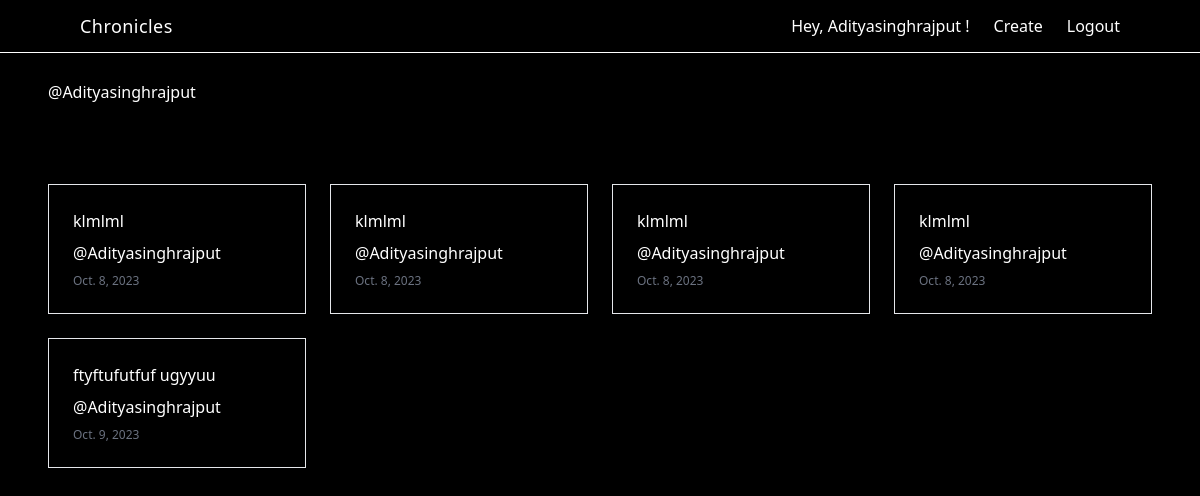
/viewUser/2, run on an earlier commit of the app's database.
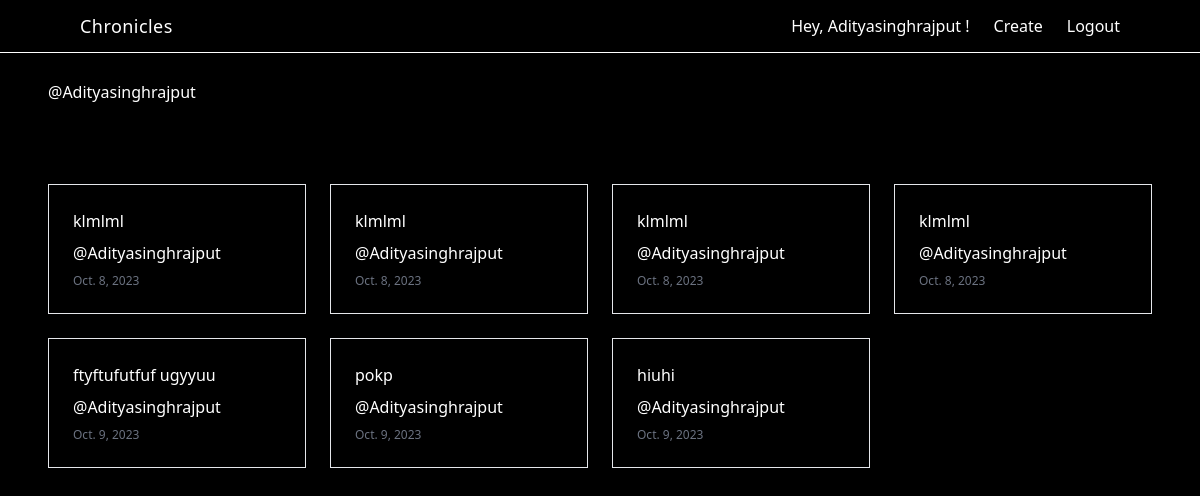
And on a later commit of the database.
### app/models.py (models this page shows, shortened)
class Notes(models.Model):
    user = models.ForeignKey(User,on_delete=models.CASCADE)
    title = models.CharField(max_length=200)
    content = models.TextField()
    categories = models.ForeignKey(Categories,on_delete=models.CASCADE,null=True,blank=True)
    image = models.ImageField(upload_to="post/" ,null= True,blank= True)
    date = models.DateField(auto_now_add=True)
    likes = models.ManyToManyField('auth.User', related_name='liked_students', through='Like')

### app/views.py (the view)
# urls.py: path('viewUser/<int:id>', viewUser, name='viewUser'),
def viewUser(r,id):
    if id == r.user.id:
       notes = Notes.objects.filter(user = r.user.id)
       context = {'notes':notes}
       return render(r,'viewmyposts.html',context)
    else:
        user = User.objects.get(id = id)
        notes = Notes.objects.filter(user = id)
        context = {'user':user,'notes':notes}
    return render(r,'viewUser.html',context)

### app/templates/viewUser.html
{% extends 'base.html' %}
{% block content %}
<div class="min-h-screen bg-black text-white">
    <div class="pt-20  px-12 ">
        <p>@{{user.username}}</p>
    </div>
    <div class="py-20 w-full  gap-6 px-12  grid grid-cols-4  ">
        {% for note in notes %}
            <div class=" border p-6 space-y-2">
                <p>{{note.content | truncatechars:88}}</p>
                <p > @{{note.user}}</p>
                <p class="my-5 text-xs text-gray-500">{{note.date}}</p>
            </div>
        {% endfor %}
    </div>
</div>
{% endblock content %}

What changed in the data, as far as the page shows it:
added Notes: content "pokp", user "Adityasinghrajput", date "Oct. 9, 2023"
added Notes: content "hiuhi", user "Adityasinghrajput", date "Oct. 9, 2023"
